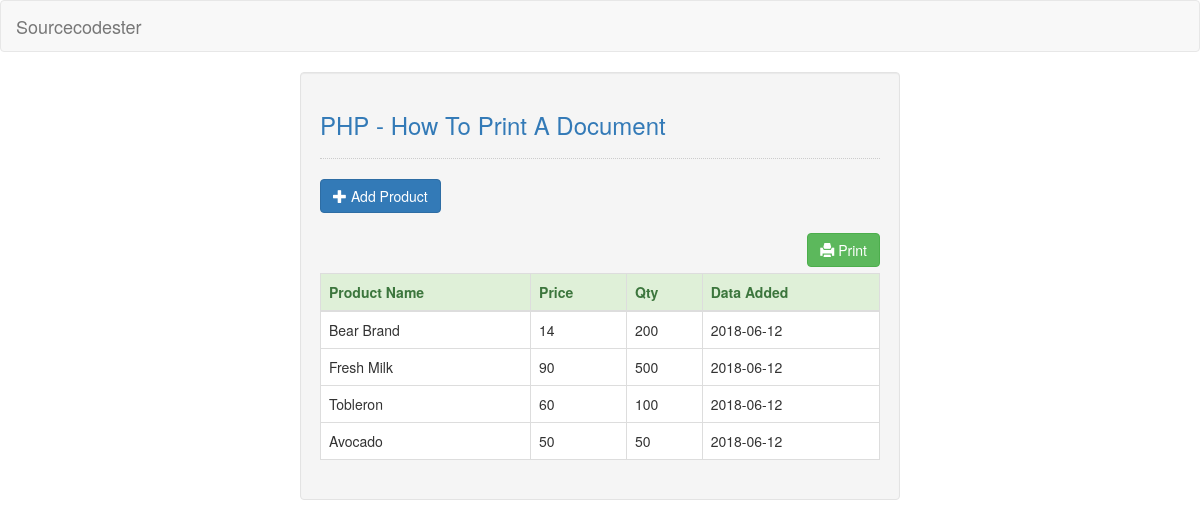
The page / on the database its author committed.
### tables this page shows
CREATE TABLE `product` (
  `product_id` int(11) NOT NULL,
  `pname` varchar(50) NOT NULL,
  `price` int(12) NOT NULL,
  `quantity` int(5) NOT NULL,
  `date_added` varchar(50) NOT NULL
);

### index.php (the view, shortened to what this page needs)
<!DOCTYPE html>
<html lang="en">
	<head>
		<link rel="stylesheet" type="text/css" href="css/bootstrap.css"/>
	</head>
<body>
	<nav class="navbar navbar-default">
		<div class="container-fluid">
			<a class="navbar-brand" href="https://sourcecodester.com">Sourcecodester</a>
		</div>
	</nav>
	<div class="col-md-3"></div>
	<div class="col-md-6 well">
		<h3 class="text-primary">PHP - How To Print A Document</h3>
		<hr style="border-top:1px dotted #ccc;" />
		<button type="button" class="btn btn-primary" data-toggle="modal" data-target="#exampleModal"><span class="glyphicon glyphicon-plus"></span> Add Product</button>
		<br /><br />
		<a href="print.php" class="btn btn-success pull-right"><span class="glyphicon glyphicon-print"></span> Print</a>
		<br />
		<br />
		<table class="table table-bordered">
			<thead class="alert-success">
				<tr>
					<th>Product Name</th>
					<th>Price</th>
					<th>Qty</th>
					<th>Data Added</th>
				</tr>
			</thead>
			<tbody style="background-color:#fff;">
				<?php
					require 'conn.php';
					$query = $conn->query("SELECT * FROM `product`");
					while($fetch = $query->fetch_array()){
				?>
				<tr>
					<td><?php echo $fetch['pname']?></td>
					<td><?php echo $fetch['price']?></td>
					<td><?php echo $fetch['quantity']?></td>
					<td><?php echo $fetch['date_added']?></td>
				</tr>
				<?php
					}
				?>
			</tbody>
		</table>
	</div>
</body>
</html>

### rows shown on the page
product: pname "Bear Brand", price "14", quantity "200", date_added "2018-06-12"
product: pname "Fresh Milk", price "90", quantity "500", date_added "2018-06-12"
product: pname "Tobleron", price "60", quantity "100", date_added "2018-06-12"
product: pname "Avocado", price "50", quantity "50", date_added "2018-06-12"
